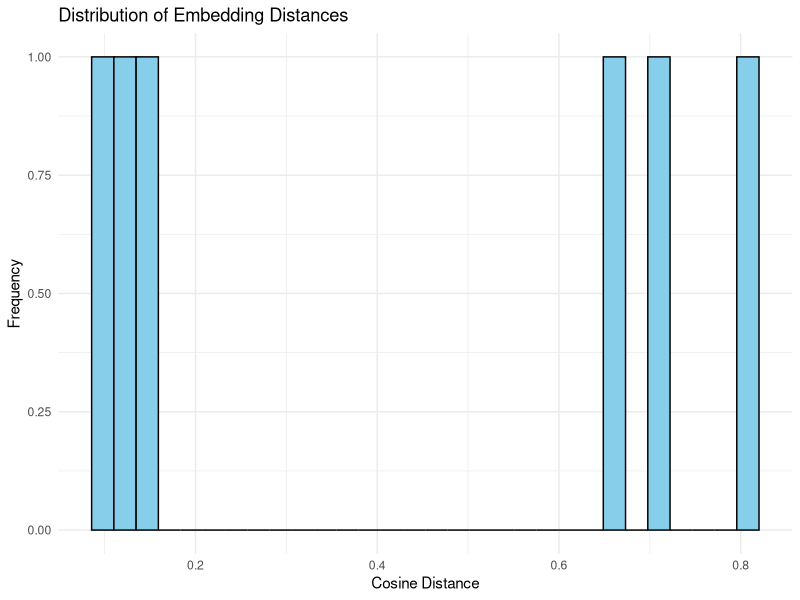

Reproduce this figure in R.
# R script for statistical analysis of embedding distances

library(ggplot2)

embeddings <- read.csv("../analysis/distances.csv")

# Plot histogram of pairwise distances
ggplot(embeddings, aes(x=distance)) +
  geom_histogram(bins=30, fill="skyblue", color="black") +
  theme_minimal() +
  labs(title="Distribution of Embedding Distances",
       x="Cosine Distance", y="Frequency")